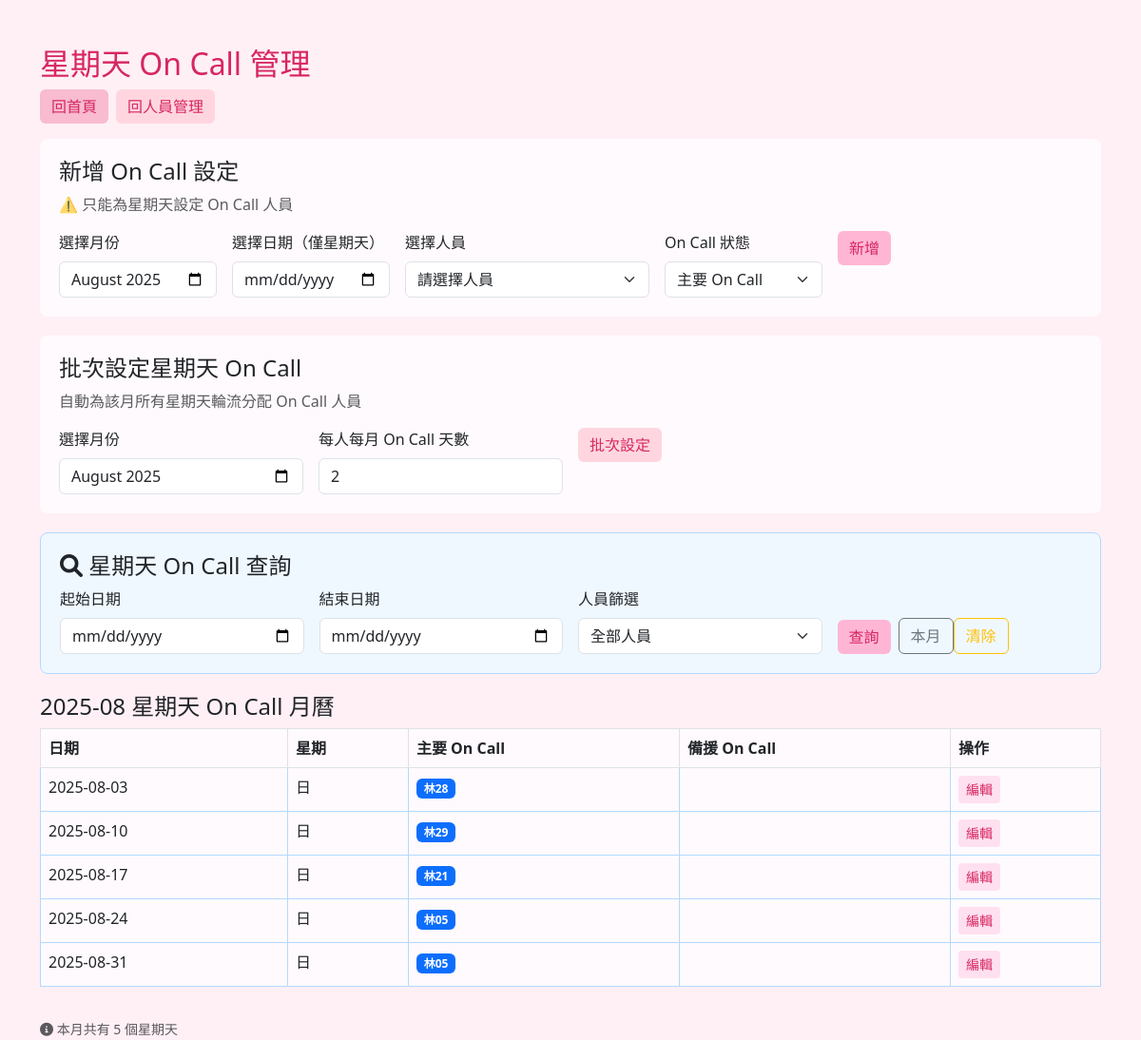
Screenshot of /oncall_manage (signed in) with the database file from the repository.
### tables this page shows
CREATE TABLE oncall_schedule (
        id INTEGER PRIMARY KEY AUTOINCREMENT,
        date TEXT NOT NULL,
        staff_id TEXT NOT NULL,
        status TEXT DEFAULT 'oncall',  -- 'oncall', 'backup', 'off'
        created_at TEXT DEFAULT CURRENT_TIMESTAMP,
        FOREIGN KEY (staff_id) REFERENCES staff (staff_id),
        UNIQUE(date, staff_id)
    );

CREATE TABLE staff (staff_id TEXT PRIMARY KEY, name TEXT, title TEXT, ward TEXT);

### app.py (the view)
@app.route('/oncall_manage')
@login_required
@admin_required
def oncall_manage():
    conn = get_db_connection()
    staff_list = conn.execute('SELECT * FROM staff ORDER BY staff_id').fetchall()
    today = datetime.today()
    default_month = today.strftime('%Y-%m')
    start_date = request.args.get('start_date', '')
    end_date = request.args.get('end_date', '')
    staff_filter = request.args.get('staff_filter', '')
    current_month = request.args.get('month', default_month)
    calendar_days = []
    sunday_count = 0
    if start_date and end_date:
        try:
            start_obj = datetime.strptime(start_date, '%Y-%m-%d')
            end_obj = datetime.strptime(end_date, '%Y-%m-%d')
            if start_obj > end_obj:
                flash('起始日期不能大於結束日期', 'danger')
                start_date = end_date = ''
            elif (end_obj - start_obj).days > 365:
                flash('查詢時間範圍不能超過一年', 'danger')
                start_date = end_date = ''
            else:
                current_date = start_obj
                while current_date <= end_obj:
                    date_str = current_date.strftime('%Y-%m-%d')
                    weekday = current_date.strftime('%A')
                    weekday_cn = {'Monday': '一', 'Tuesday': '二', 'Wednesday': '三',
                                 'Thursday': '四', 'Friday': '五', 'Saturday': '六', 'Sunday': '日'}[weekday]
                    if current_date.weekday() == 6:  # 星期天
                        sunday_count += 1
                        if staff_filter:
                            oncall_staff = conn.execute('''
                                SELECT ocs.*, s.name as staff_name
                                FROM oncall_schedule ocs
                                JOIN staff s ON ocs.staff_id = s.staff_id
                                WHERE ocs.date = ? AND ocs.staff_id = ?
                            ''', (date_str, staff_filter)).fetchall()
                        else:
                            oncall_staff = conn.execute('''
                                SELECT ocs.*, s.name as staff_name
                                FROM oncall_schedule ocs
                                JOIN staff s ON ocs.staff_id = s.staff_id
                                WHERE ocs.date = ?
                            ''', (date_str,)).fetchall()
                        calendar_days.append({
                            'date': date_str,
                            'weekday': weekday_cn,
                            'is_weekend': True,
                            'oncall_staff': oncall_staff
                        })
                    current_date += timedelta(days=1)
        except ValueError:
            flash('日期格式錯誤', 'danger')
            start_date = end_date = ''
    else:
        if staff_filter:
            year, month = map(int, current_month.split('-'))
            _, last_day = monthrange(year, month)
            for day in range(1, last_day + 1):
                date_str = f"{year:04d}-{month:02d}-{day:02d}"
                date_obj = datetime(year, month, day)
                weekday = date_obj.strftime('%A')
                weekday_cn = {'Monday': '一', 'Tuesday': '二', 'Wednesday': '三',
                             'Thursday': '四', 'Friday': '五', 'Saturday': '六', 'Sunday': '日'}[weekday]
                if date_obj.weekday() == 6:  # 星期天
                    sunday_count += 1
                    oncall_staff = conn.execute('''
                        SELECT ocs.*, s.name as staff_name
                        FROM oncall_schedule ocs
                        JOIN staff s ON ocs.staff_id = s.staff_id
                        WHERE ocs.date = ? AND ocs.staff_id = ?
                    ''', (date_str, staff_filter)).fetchall()
                    calendar_days.append({
                        'date': date_str,
                        'weekday': weekday_cn,
                        'is_weekend': True,
                        'oncall_staff': oncall_staff
                    })
        else:
            calendar_days = generate_calendar_days(current_month)
            for day in calendar_days:
                if day['weekday'] == '日':
                    sunday_count += 1
    conn.close()
    return render_template('oncall_manage.html',
                         staff_list=staff_list,
                         default_month=default_month,
                         current_month=current_month,
                         calendar_days=calendar_days,
                         start_date=start_date,
                         end_date=end_date,
                         staff_filter=staff_filter,
                         sunday_count=sunday_count)

### app.py (called while the page is built)
def get_db_connection():
    conn = sqlite3.connect(os.path.join('data', 'staff.db'))
    conn.row_factory = sqlite3.Row
    return conn

def login_required(f):
    @wraps(f)
    def decorated_function(*args, **kwargs):
        if 'user_id' not in session:
            return redirect(url_for('login'))
        return f(*args, **kwargs)
    return decorated_function

def admin_required(f):
    @wraps(f)
    def decorated_function(*args, **kwargs):
        if 'role' not in session or session['role'] != 'admin':
            flash('權限不足，僅限管理員操作', 'danger')
            return redirect(url_for('index'))
        return f(*args, **kwargs)
    return decorated_function

### templates/oncall_manage.html (shortened to what this page needs)
<!DOCTYPE html>
<html lang="zh-Hant">
<head>
    <link rel="stylesheet" href="https://cdn.jsdelivr.net/npm/bootstrap@5.3.0/dist/css/bootstrap.min.css">
    <link rel="stylesheet" href="https://cdnjs.cloudflare.com/ajax/libs/font-awesome/6.0.0/css/all.min.css">
</head>
<body>
<div class="container mt-5">
    <h2>星期天 On Call 管理</h2>
    <div class="mb-3 d-flex gap-2">
        <a href="/" class="btn btn-secondary">回首頁</a>
        <a href="/staff" class="btn btn-info">回人員管理</a>
    </div>
    <div class="oncall-form">
        <h4>新增 On Call 設定</h4>
        <p class="text-muted mb-3">⚠️ 只能為星期天設定 On Call 人員</p>
        <form method="post" action="/add_oncall" class="row g-3">
            <div class="col-md-2">
                <label class="form-label">選擇月份</label>
                <input type="month" class="form-control" name="month" value="{{ default_month }}" required>
            </div>
            <div class="col-md-2">
                <label class="form-label">選擇日期（僅星期天）</label>
                <input type="date" class="form-control" name="date" id="date_input" required>
            </div>
            <div class="col-md-3">
                <label class="form-label">選擇人員</label>
                <select class="form-select" name="staff_id" required>
                    <option value="">請選擇人員</option>
                </select>
            </div>
            <div class="col-md-2">
                <label class="form-label">On Call 狀態</label>
                <select class="form-select" name="status" required>
                    <option value="oncall">主要 On Call</option>
                </select>
            </div>
            <div class="col-md-2">
                <button type="submit" class="btn btn-primary">新增</button>
            </div>
        </form>
    </div>
    <div class="oncall-form">
        <h4>批次設定星期天 On Call</h4>
        <p class="text-muted mb-3">自動為該月所有星期天輪流分配 On Call 人員</p>
        <form method="post" action="/batch_oncall" class="row g-3">
            <div class="col-md-3">
                <label class="form-label">選擇月份</label>
                <input type="month" class="form-control" name="month" value="{{ default_month }}" required>
            </div>
            <div class="col-md-3">
                <label class="form-label">每人每月 On Call 天數</label>
                <input type="number" class="form-control" name="oncall_days" value="2" min="1" max="10">
            </div>
            <div class="col-md-3">
                <button type="submit" class="btn btn-success">批次設定</button>
            </div>
        </form>
    </div>
    <div class="search-form">
        <h4><i class="fas fa-search"></i> 星期天 On Call 查詢</h4>
        <form method="GET" action="/oncall_manage" class="row g-3">
            <div class="col-md-3">
                <label for="start_date" class="form-label">起始日期</label>
                <input type="date" class="form-control" id="start_date" name="start_date"
                       value="{{ start_date or '' }}">
            </div>
            <div class="col-md-3">
                <label for="end_date" class="form-label">結束日期</label>
                <input type="date" class="form-control" id="end_date" name="end_date"
                       value="{{ end_date or '' }}">
            </div>
            <div class="col-md-3">
                <label for="staff_filter" class="form-label">人員篩選</label>
                <select class="form-select" id="staff_filter" name="staff_filter">
                    <option value="">全部人員</option>
                </select>
            </div>
            <div class="col-md-3 d-flex align-items-end">
                <button type="submit" class="btn btn-primary me-2">查詢</button>
                <button type="button" class="btn btn-outline-secondary" onclick="setCurrentMonth()">本月</button>
                <button type="button" class="btn btn-outline-warning" onclick="clearSearch()">清除</button>
            </div>
        </form>
    </div>
    <h4>
        {% if start_date and end_date %}
            {{ start_date }} 至 {{ end_date }} 星期天 On Call 查詢結果
        {% else %}
            {{ current_month }} 星期天 On Call 月曆
        {% endif %}
    </h4>
    <div class="table-responsive">
        <table class="table table-bordered">
            <thead>
                <tr>
                    <th>日期</th>
                    <th>星期</th>
                    <th>主要 On Call</th>
                    <th>備援 On Call</th>
                    <th>操作</th>
                </tr>
            </thead>
            <tbody>
            {% if calendar_days %}
            {% for day in calendar_days %}
                    {% if day.weekday == '日' %}
                    <tr class="sunday-only">
                    <td>{{ day.date }}</td>
                    <td>{{ day.weekday }}</td>
                    <td>
                        {% for oncall in day.oncall_staff %}
                            {% if oncall.status == 'oncall' %}
                                <span class="badge bg-primary">{{ oncall.staff_name }}</span>
                            {% endif %}
                        {% endfor %}
                    </td>
                    <td>
                    </td>
                    <td>
                            <button class="btn btn-warning btn-sm" data-bs-toggle="modal" data-bs-target="#editOncallModal{{ day.date | replace('-', '') }}">編輯</button>
                    </td>
                    </tr>
                    {% endif %}
                {% endfor %}
            {% else %}
                <tr>
                    <td colspan="5" class="text-center text-muted">查詢期間內沒有星期天資料</td>
                </tr>
            {% endif %}
            </tbody>
        </table>
    </div>
    {% if calendar_days %}
    <div class="mt-3">
        <small class="text-muted">
            <i class="fas fa-info-circle"></i>
            {% if start_date and end_date %}
                查詢期間共有 {{ calendar_days | selectattr('weekday', 'equalto', '日') | list | length }} 個星期天
            {% else %}
                本月共有 {{ calendar_days | selectattr('weekday', 'equalto', '日') | list | length }} 個星期天
            {% endif %}
        </small>
    </div>
    {% endif %}
</div>
</body>
</html>

### templates/oncall_manage.html (style rules this page uses)
body { background: #fff0f6; }
h2 { color: #d72660; }
.btn-primary, .btn-success, .btn-warning, .btn-danger, .btn-info, .btn-secondary { border: none; }
.btn-primary { background: #ffb6d5; color: #d72660; }
.btn-success { background: #ffd6e0; color: #d72660; }
.btn-warning { background: #ffe0f0; color: #d72660; }
.btn-info { background: #ffd6e0; color: #d72660; }
.btn-secondary { background: #f8bbd0; color: #d72660; }
.table-bordered th, .table-bordered td { background: #fffafd; }
.oncall-form { background: #fffafd; border-radius: 8px; padding: 20px; margin-bottom: 20px; }
.sunday-only { background: #e6f3ff; border: 1px solid #b3d9ff; }
.search-form { background: #f0f8ff; border-radius: 8px; padding: 20px; margin-bottom: 20px; border: 1px solid #b3d9ff; }

### rows the page displays
oncall_schedule: staff_name "林28"
oncall_schedule: staff_name "林29"
oncall_schedule: staff_name "林21"
oncall_schedule: staff_name "林05"
oncall_schedule: staff_name "林05"

### other values shown
{{ current_month }} "2025-08"
{{ day.date }} "2025-08-03" "2025-08-10" "2025-08-17" "2025-08-24" "2025-08-31"
{{ day.weekday }} "日" "日" "日" "日" "日"
{{ calendar_days | selectattr('weekday', 'equalto', '日') | list | length }} "5"
